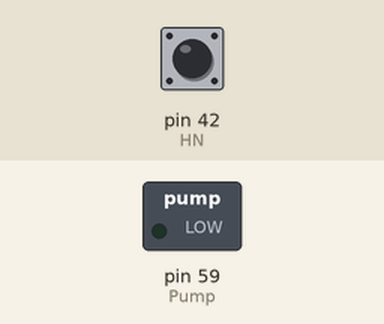
The program below on a simulated Arduino Mega 2560, built with avr-gcc and run on an emulated ATmega2560. Shown: switched loads named in the program (green lamp = pin HIGH). The inputs (shaded band) are chosen by the test bench; at power-on: pin 42 (HN) HIGH. What the program prints to the serial monitor is not drawn.

Above: at 1.2 s.
1.3 s: pin 42 (HN) pulled LOW for 3.2 s
At 4.2 s:
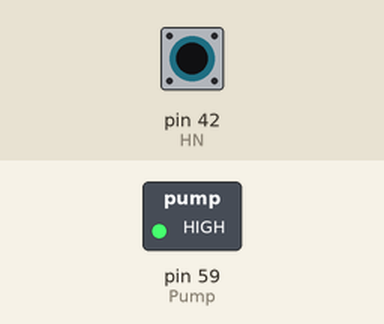
Timing chart, 0 to 13.5 s (numbered marks = the images above; inputs shaded):
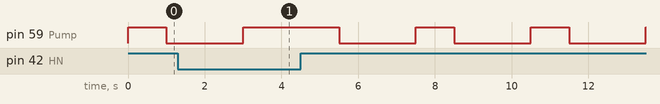

Measured:
- by itself, pin 59 (Pump): repeats every 3.0 s: LOW 2.0 s, HIGH 1.0 s

The program:

main.cpp
```cpp
#include <Arduino.h>

// Định nghĩa các chân
#define HN 42      // Cảm biến HN
#define Pump 59    // Điều khiển bơm

// Biến trạng thái
bool pumpActive = false;    // Trạng thái bơm
unsigned long previousMillis = 0; // Lưu thời gian trước đó
const unsigned long interval1 = 1000; // 1 giây
const unsigned long interval2 = 2000; // 2 giây
bool waitingForPump = false; // Cờ chờ bật bơm
bool waitingForStop = false; // Cờ chờ tắt bơm

void setup() {
  Serial.begin(115200);

  // Cài đặt chân
  pinMode(HN, INPUT_PULLUP); // Cảm biến HN với điện trở kéo lên
  pinMode(Pump, OUTPUT);     // Điều khiển bơm

  // Đặt trạng thái ban đầu
  digitalWrite(Pump, HIGH);  // Tắt bơm ban đầu
}

void loop() {
  // Đọc trạng thái cảm biến HN
  bool hnState = digitalRead(HN);

  if (hnState == HIGH && !pumpActive) {
    // Khi cảm biến HN phát hiện LOW
    Serial.println("Tắt chế độ quét QR"); // Gửi tín hiệu tắt quét QR
    previousMillis = millis();            // Ghi lại thời gian hiện tại
    waitingForPump = true;                // Đặt cờ chờ bật bơm
    pumpActive = true;                    // Đánh dấu bơm đang hoạt động
  }

  if (waitingForPump && millis() - previousMillis >= interval1) {
    // Sau 1 giây, bật bơm và chuyển sang chế độ YOLOv5
    digitalWrite(Pump, LOW);              // Bật bơm
    Serial.println("Chuyển sang chế độ YOLOv5"); // Gửi tín hiệu
    previousMillis = millis();            // Cập nhật thời gian
    waitingForPump = false;               // Tắt cờ bật bơm
    waitingForStop = true;                // Đặt cờ chờ tắt bơm
  }

  if (waitingForStop && millis() - previousMillis >= interval2) {
    // Sau 2 giây, ngừng bơm và bật lại chế độ quét QR
    digitalWrite(Pump, HIGH);             // Tắt bơm
    Serial.println("Bật lại chế độ quét QR"); // Gửi tín hiệu
    waitingForStop = false;               // Tắt cờ tắt bơm
    pumpActive = false;                   // Đặt lại trạng thái bơm
  }
}
```
